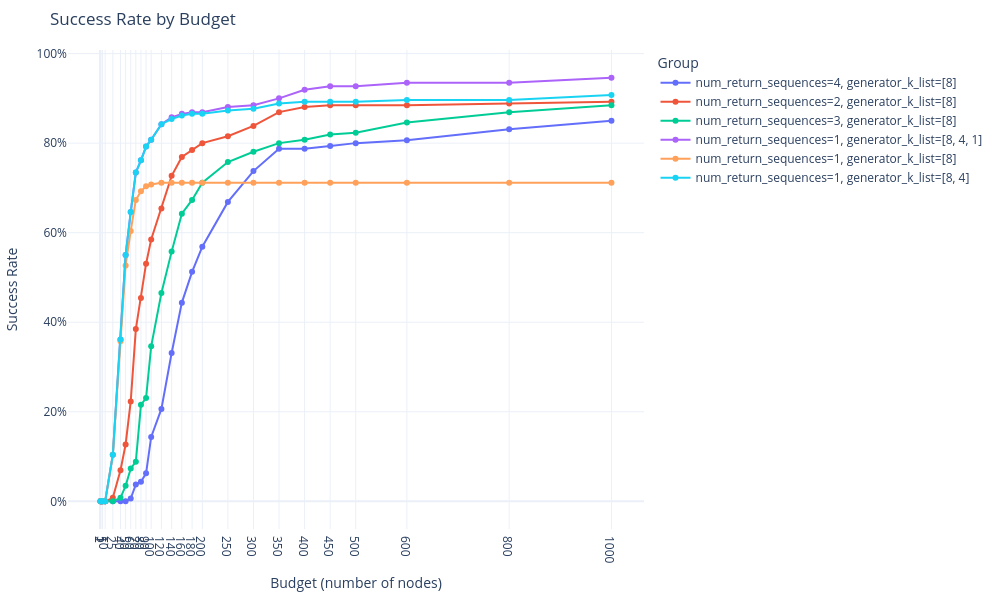

Write notebook code for a chart like this one.
### Code cell
# parameters/subgoal_generator/subgoal_generation_kwargs/num_return_sequences
ALL_BUDGET_VALUES = [1, 2, 5, 10, 25, 40, 50, 60, 70, 80, 90, 100, 120, 140, 160, 180, 200, 250, 300, 350, 400, 450, 500, 600, 800, 1000]


from dataclasses import dataclass
from itertools import product
from typing import Collection
import plotly.express as px
import plotly.graph_objects as go

import pandas as pd

@dataclass
class NeptuneParam:
    full_name_on_neptune: str
    short_name: str
    
params = list(map(
    lambda x: NeptuneParam(
        full_name_on_neptune=x,
        short_name=x.split('/')[-1]
    ),
    [
        'parameters/subgoal_generator/subgoal_generation_kwargs/num_return_sequences',
        'parameters/subgoal_generator/generator_k_list',
        *[f'solved/rate/{n}_nodes' for n in ALL_BUDGET_VALUES]
    ]
))

from abc import ABC, abstractmethod

class PlotFbn(ABC):
    @abstractmethod
    def __call__(self,
                 runs_table: pd.DataFrame,
                 grouping_params: list[NeptuneParam],
                 values_params: list[NeptuneParam]) -> go.Figure:
        pass
    

class PlotSuccessRateByBudget(PlotFbn):
    def __call__(self,
                 runs_table: pd.DataFrame,
                 grouping_params: list[NeptuneParam],
                 values_params: list[NeptuneParam]) -> go.Figure:
        grouping_col_names = [param.full_name_on_neptune for param in grouping_params]
        unique_values = {
            param.short_name: runs_table[param.full_name_on_neptune].unique()
            for param in grouping_params
        }
        
        all_combinations = runs_table[grouping_col_names].drop_duplicates().apply(
            lambda row: tuple(row),
            axis=1
        ).tolist()
        assert len(all_combinations) == len(set(all_combinations)), "There should be no duplicate combinations of grouping parameters"
        all_combinations = set(all_combinations)
        
        filtered_runs = runs_table[
            runs_table[grouping_col_names].apply(
                lambda row: tuple(row) in all_combinations,
                axis=1
            )
        ]
        
        # assert only one run per combination
        assert len(filtered_runs) == len(all_combinations), "There should be one run per combination of grouping parameters"
        filtered_runs = filtered_runs[grouping_col_names + [param.full_name_on_neptune for param in values_params]]
        
        # rename to short names
        filtered_runs = filtered_runs.rename(
            columns={param.full_name_on_neptune: param.short_name for param in grouping_params + values_params}
        )
        
        fig = go.Figure()
        
        for group in all_combinations:
            group_filter = (filtered_runs[grouping_params[0].short_name] == group[0]) & \
                           (filtered_runs[grouping_params[1].short_name] == group[1])
            group_data = filtered_runs[group_filter]
            
            success_rate_list = [group_data[param.short_name].values[0] for param in values_params]
            fig.add_trace(
                go.Scatter(
                    x=ALL_BUDGET_VALUES,
                    y=success_rate_list,
                    mode='lines+markers',
                    name=f"{grouping_params[0].short_name}={group[0]}, {grouping_params[1].short_name}={group[1]}"
                )
            )
        fig.update_layout(
            title='Success Rate by Budget',
            xaxis_title='Budget (number of nodes)',
            yaxis_title='Success Rate',
            legend_title='Group'
        )
        
        fig.update_xaxes(tickvals=ALL_BUDGET_VALUES, ticktext=[str(b) for b in ALL_BUDGET_VALUES])
        fig.update_yaxes(tickformat=".0%")
        pio.templates.default = "plotly_white"
        fig.update_layout(template=pio.templates.default)
        fig.update_layout(width=1000, height=600)
        fig.update_layout(margin=dict(l=20, r=20, t=50, b=20))
        
        return fig

PlotSuccessRateByBudget()(runs_table=df,
                          grouping_params=params[:2],
                          values_params=params[2:])

### Figure 1 — Plotly figure (JSON) as saved in the notebook; plotly's stock layout.template omitted (floating-point values rounded to 4 significant figures)
{"data": [{"mode": "lines+markers", "name": "num_return_sequences=4, generator_k_list=[8]", "type": "scatter", "x": [1, 2, 5, 10, 25, 40, 50, 60, 70, 80, 90, 100, 120, 140, 160, 180, 200, 250, 300, 350, 400, 450, 500, 600, 800, 1000], "y": [0, 0, 0, 0, 0, 0, 0, 0.00625, 0.0375, 0.04375, 0.0625, 0.1437, 0.2062, 0.3312, 0.4437, 0.5125, 0.5687, 0.6687, 0.7375, 0.7875, 0.7875, 0.7937, 0.8, 0.8063, 0.8313, 0.85]}, {"mode": "lines+markers", "name": "num_return_sequences=2, generator_k_list=[8]", "type": "scatter", "x": [1, 2, 5, 10, 25, 40, 50, 60, 70, 80, 90, 100, 120, 140, 160, 180, 200, 250, 300, 350, 400, 450, 500, 600, 800, 1000], "y": [0, 0, 0, 0, 0.007692, 0.06923, 0.1269, 0.2231, 0.3846, 0.4538, 0.5308, 0.5846, 0.6538, 0.7269, 0.7692, 0.7846, 0.8, 0.8154, 0.8385, 0.8692, 0.8808, 0.8846, 0.8846, 0.8846, 0.8885, 0.8923]}, {"mode": "lines+markers", "name": "num_return_sequences=3, generator_k_list=[8]", "type": "scatter", "x": [1, 2, 5, 10, 25, 40, 50, 60, 70, 80, 90, 100, 120, 140, 160, 180, 200, 250, 300, 350, 400, 450, 500, 600, 800, 1000], "y": [0, 0, 0, 0, 0, 0.007692, 0.03462, 0.07308, 0.08846, 0.2154, 0.2308, 0.3462, 0.4654, 0.5577, 0.6423, 0.6731, 0.7115, 0.7577, 0.7808, 0.8, 0.8077, 0.8192, 0.8231, 0.8462, 0.8692, 0.8846]}, {"mode": "lines+markers", "name": "num_return_sequences=1, generator_k_list=[8, 4, 1]", "type": "scatter", "x": [1, 2, 5, 10, 25, 40, 50, 60, 70, 80, 90, 100, 120, 140, 160, 180, 200, 250, 300, 350, 400, 450, 500, 600, 800, 1000], "y": [0, 0, 0, 0, 0.1038, 0.3615, 0.55, 0.6462, 0.7346, 0.7615, 0.7923, 0.8077, 0.8423, 0.8577, 0.8654, 0.8692, 0.8692, 0.8808, 0.8846, 0.9, 0.9192, 0.9269, 0.9269, 0.9346, 0.9346, 0.9462]}, {"mode": "lines+markers", "name": "num_return_sequences=1, generator_k_list=[8]", "type": "scatter", "x": [1, 2, 5, 10, 25, 40, 50, 60, 70, 80, 90, 100, 120, 140, 160, 180, 200, 250, 300, 350, 400, 450, 500, 600, 800, 1000], "y": [0, 0, 0, 0, 0.1038, 0.3577, 0.5269, 0.6038, 0.6731, 0.6923, 0.7038, 0.7077, 0.7115, 0.7115, 0.7115, 0.7115, 0.7115, 0.7115, 0.7115, 0.7115, 0.7115, 0.7115, 0.7115, 0.7115, 0.7115, 0.7115]}, {"mode": "lines+markers", "name": "num_return_sequences=1, generator_k_list=[8, 4]", "type": "scatter", "x": [1, 2, 5, 10, 25, 40, 50, 60, 70, 80, 90, 100, 120, 140, 160, 180, 200, 250, 300, 350, 400, 450, 500, 600, 800, 1000], "y": [0, 0, 0, 0, 0.1038, 0.3615, 0.55, 0.6462, 0.7346, 0.7615, 0.7923, 0.8077, 0.8423, 0.8538, 0.8615, 0.8654, 0.8654, 0.8731, 0.8769, 0.8885, 0.8923, 0.8923, 0.8923, 0.8962, 0.8962, 0.9077]}], "layout": {"height": 600, "legend": {"title": {"text": "Group"}}, "margin": {"b": 20, "l": 20, "r": 20, "t": 50}, "title": {"text": "Success Rate by Budget"}, "width": 1000, "xaxis": {"ticktext": ["1", "2", "5", "10", "25", "40", "50", "60", "70", "80", "90", "100", "120", "140", "160", "180", "200", "250", "300", "350", "400", "450", "500", "600", "800", "1000"], "tickvals": [1, 2, 5, 10, 25, 40, 50, 60, 70, 80, 90, 100, 120, 140, 160, 180, 200, 250, 300, 350, 400, 450, 500, 600, 800, 1000], "title": {"text": "Budget (number of nodes)"}}, "yaxis": {"tickformat": ".0%", "title": {"text": "Success Rate"}}}}
